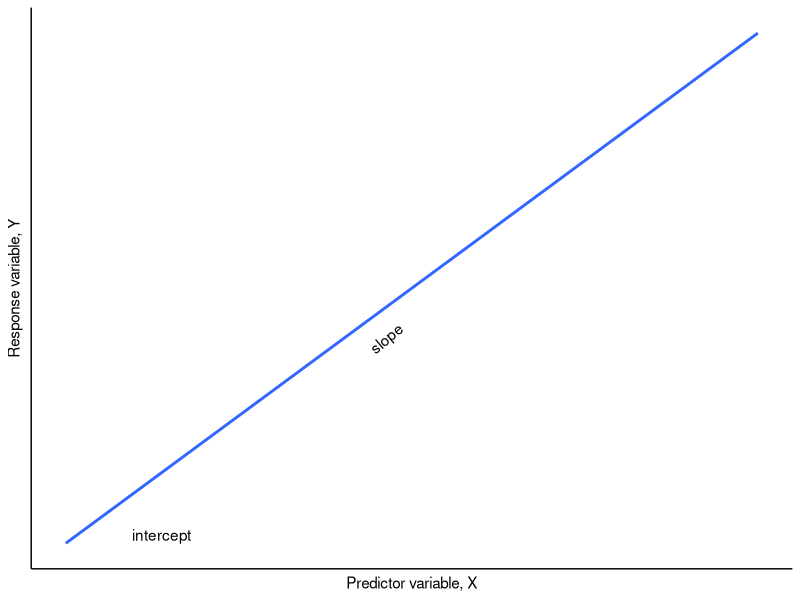
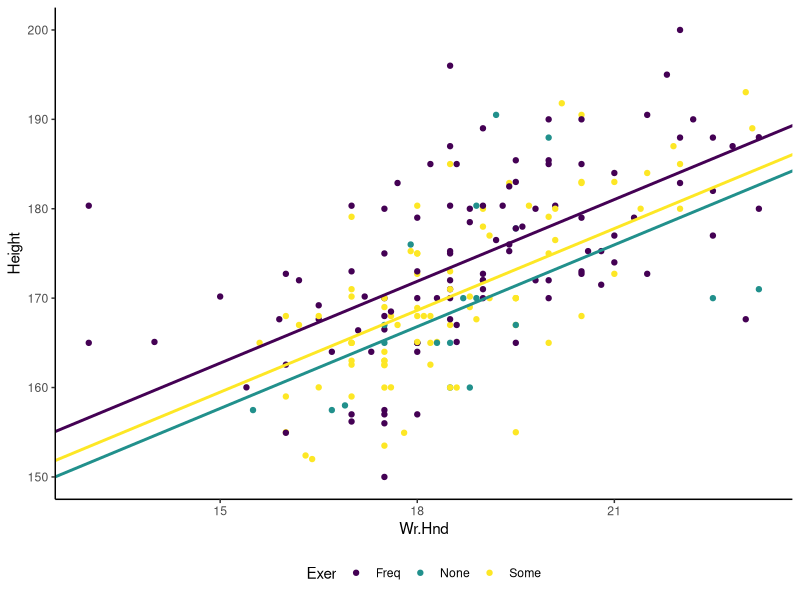
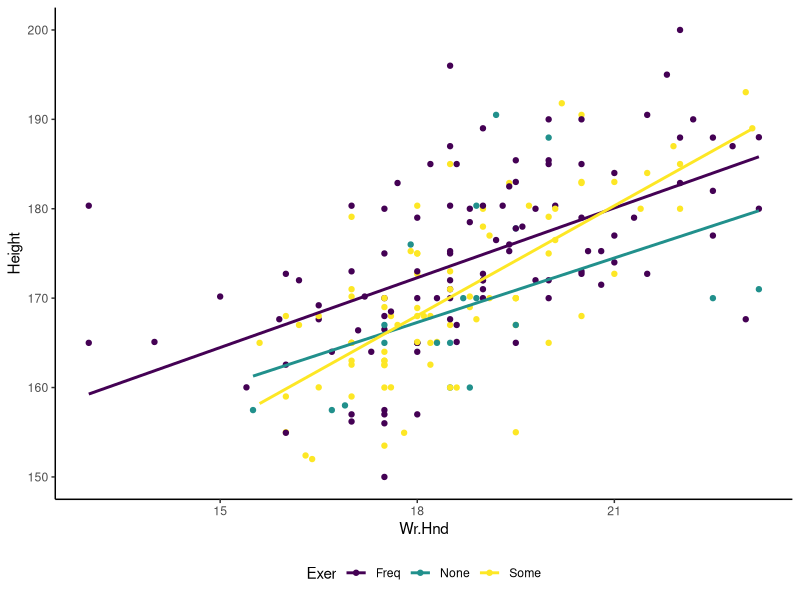
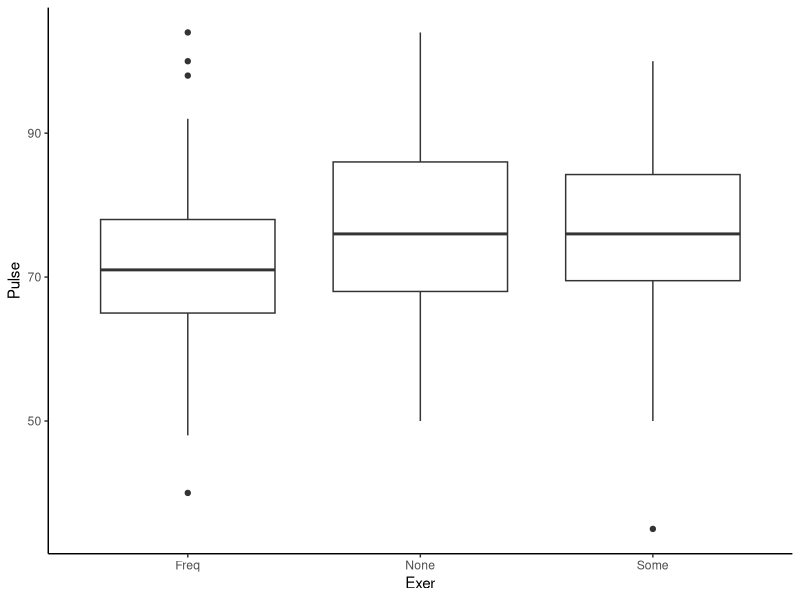
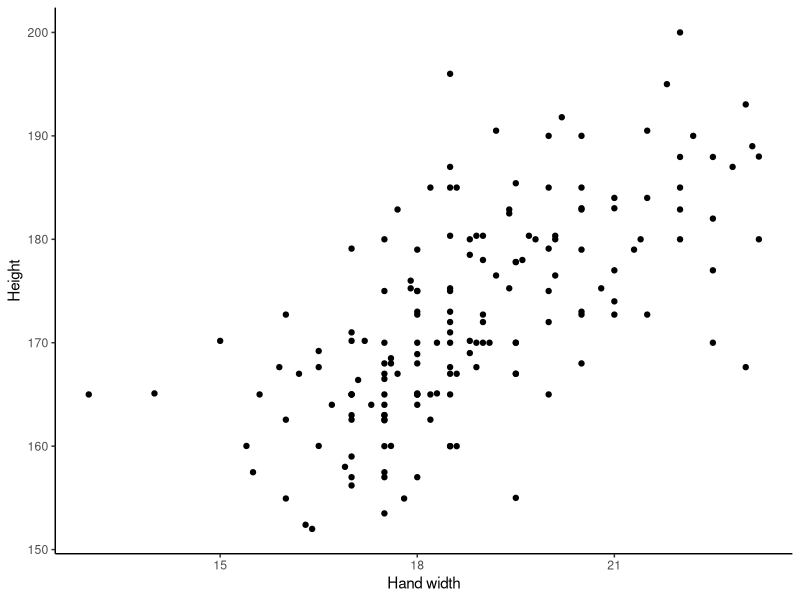
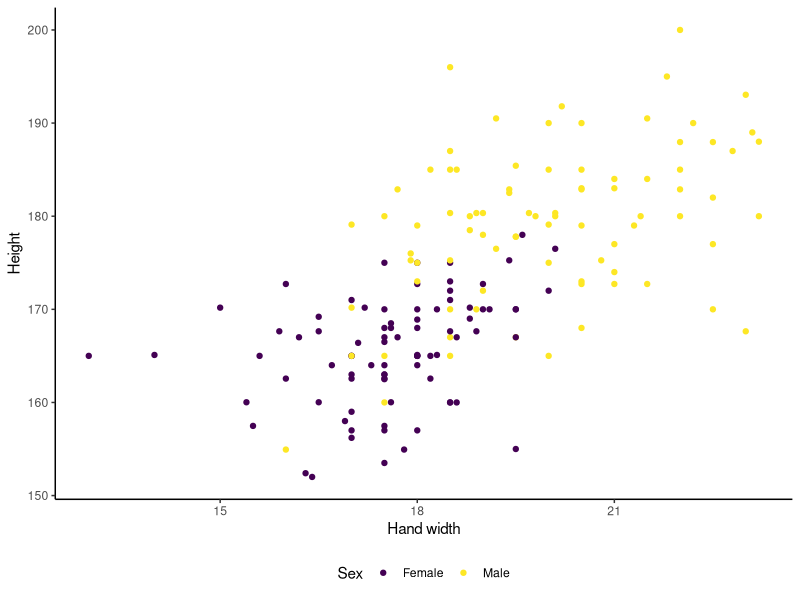
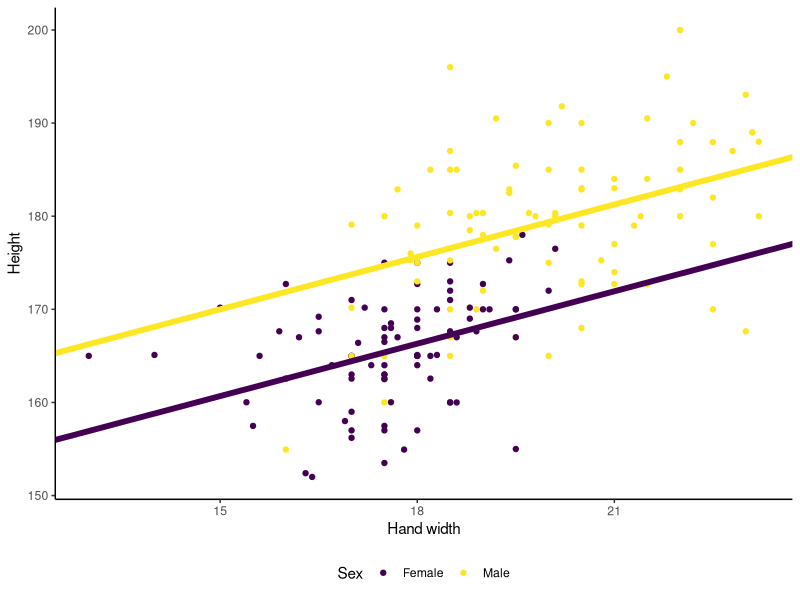
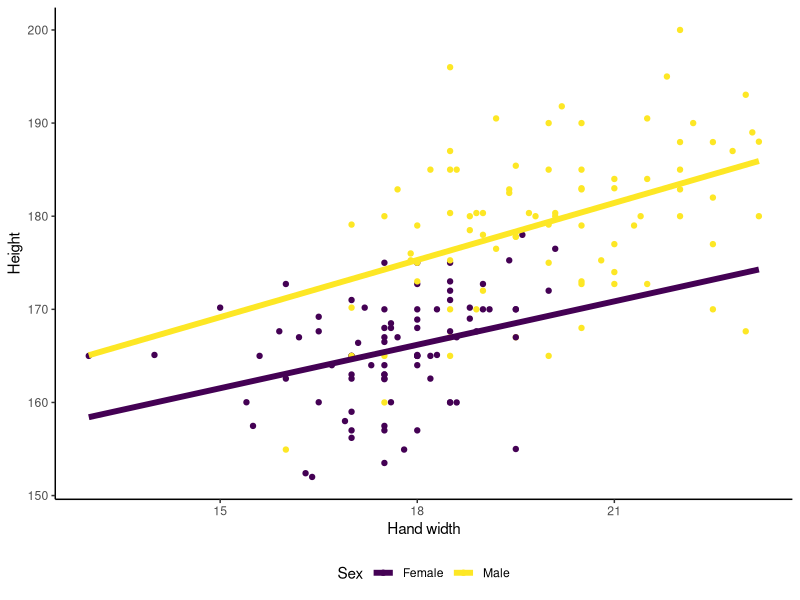

Here is the R script that generated these plots, in order:
## ---- chunk 1
library(knitr)
opts_chunk$set(echo = F, warning = FALSE, message = FALSE, comment = NA, fig.height = 3, fig.width = 3, dpi = 100, fig.align = "center", fig.show = "hold")
library(tidyverse)
theme_set(theme_classic())
library(MASS)
options(ggplot2.continuous.colour="viridis")
scale_colour_discrete <- function(...)   scale_colour_viridis_d()
## ---- chunk 2
ggplot(trees, aes(Girth, Height)) +
  geom_smooth(method = "lm", se = F) +
  xlab("Predictor variable, X") +
  ylab("Response variable, Y") +
  theme(axis.ticks = element_blank(),
        axis.text = element_blank()) +
  annotate("text", 14, 76, label = "slope", angle = 40) +
   annotate("text", 10, 71, label = "intercept")
## ---- chunk 3
fitlm <- coef(lm(Height ~ Wr.Hnd + Exer, data = survey))

ggplot(survey, aes(Wr.Hnd, Height, color = Exer)) +
  geom_point() +
  geom_abline(intercept  = fitlm[1], slope = fitlm[2], colour = viridis::viridis(3)[1], lwd = 1) +
  geom_abline(intercept  = fitlm[1]+fitlm[3], slope = fitlm[2], colour = viridis::viridis(3)[2], lwd = 1)+
  geom_abline(intercept  = fitlm[1]+fitlm[4], slope = fitlm[2],  colour = viridis::viridis(3)[3], lwd = 1) +
  theme(legend.position = "bottom")
## ---- chunk 4
ggplot(survey, aes(Wr.Hnd, Height, colour = Exer)) + 
  geom_point() +
  theme(legend.position = "bottom") +
  geom_smooth(method = "lm", se = FALSE)
## ---- chunk 5
ggplot(survey, aes(Exer, Pulse)) +
  geom_boxplot()
## ---- chunk 6
lm_pulse <- lm(Pulse ~ Exer, survey)
anova(lm_pulse)
## ---- chunk 7
summary(lm_pulse)
## ---- chunk 8
coef(lm_pulse)
## ---- chunk 9
 tapply(survey$Pulse, survey$Exer, mean, na.rm = T)
## ---- chunk 10
h_hand <- ggplot(na.omit(survey), aes(Wr.Hnd, Height)) +
  geom_point() +
  xlab("Hand width")  +
  theme(legend.position = "bottom")
h_hand
## ---- chunk 11
h_hand + aes(colour = Sex)
## ---- chunk 12
h_hand + 
   aes(colour = Sex) +
  geom_abline(intercept = 132.5445, slope = 1.8760  , colour = viridisLite::viridis(2)[1], lwd=2) + 
  geom_abline(intercept = 132.5445+9.3164, slope = 1.8760  , colour =viridisLite::viridis(2)[2], lwd=2)

lm_hhand <- lm(Height ~ Wr.Hnd + Sex, survey)
coef(lm_hhand)
## ---- chunk 13
h_hand + aes(colour = Sex) +
  geom_smooth(method = "lm", se = F, lwd = 2, fullrange = TRUE) 

lm_hhand <- update(lm_hhand, . ~ . + Wr.Hnd:Sex)
coef(lm_hhand)
## ---- chunk 14
kable(anova(lm_hhand), digits = 32)
## ---- chunk 15
kable(anova(lm_hhand), digits = 32)
